Frame 1 (no input): blank canvas, image omitted
Frame 60 (the mouse pressed at the canvas centre just before this capture): blank canvas, image omitted
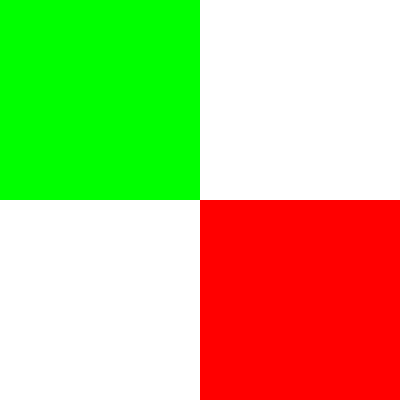
Frame 120 (the mouse held since frame 60 and released just before this capture)

The Processing sketch whose frames 1 and 60 were blank and that drew this single picture after the mouse press (run headless with seeded random() and noise(); from frame 60 on, the mouse is pressed at the canvas centre):

// Processing sketch: sketch_140507a
// ── sketch_140507a.pde
void setup(){
  size(400,400);
  noStroke();
}

void draw(){
  background(255);
  fill(0,255,0);
  rect(0,0,mouseX,mouseY);
  fill(255,0,0);
  rect(mouseX,mouseY,width,height);
}
